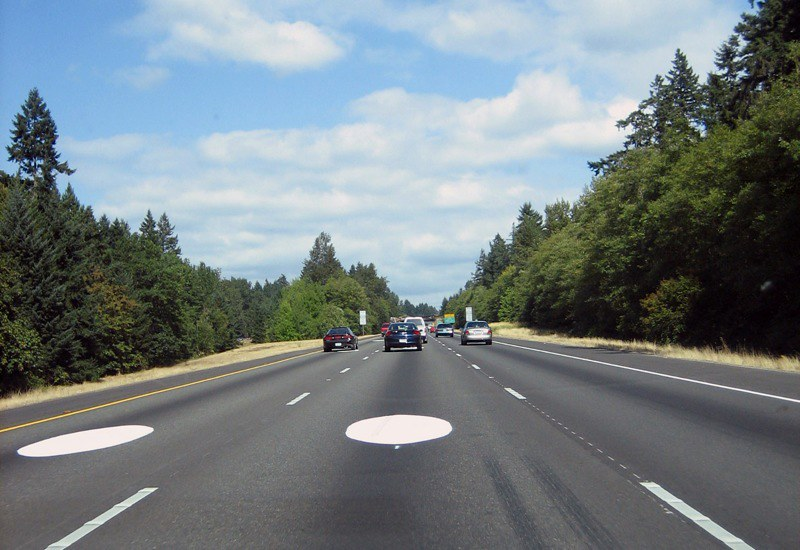
#> input picture Pothole Detection/white dots.jpg, 800 x 550 px, found by its file name
$ python pothole.py
#> lines starting #> are read from the running program, lines starting #| are printed output that depends on the picture; after the words box and inside, x2 and y2 are one past the last pixel; in counts of white or black regions, pixels touching at a corner belong together
import cv2
import numpy as np

# Load the image
# img = cv2.imread("road_image.jpg")
img = cv2.imread("white dots.jpg")
#> img is the input picture: shape (550, 800, 3); mean B, G, R 131.1, 127.4, 117.1

# Convert the image to grayscale
gray = cv2.cvtColor(img, cv2.COLOR_BGR2GRAY)
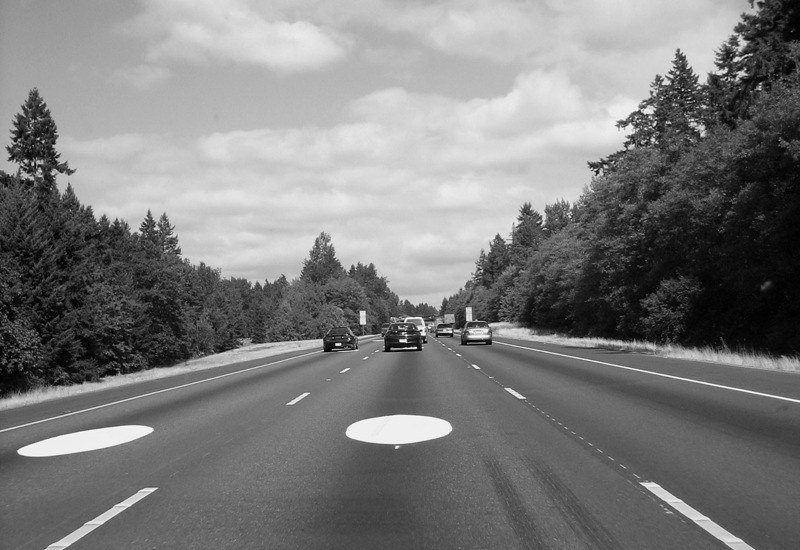
#> gray: shape (550, 800); min 0, max 255, mean 124.7

# Apply Gaussian blur
blur = cv2.GaussianBlur(gray, (5, 5), 0)

# Apply adaptive threshold
thresh = cv2.adaptiveThreshold(blur, 255, cv2.ADAPTIVE_THRESH_GAUSSIAN_C, cv2.THRESH_BINARY_INV, 11, 2)
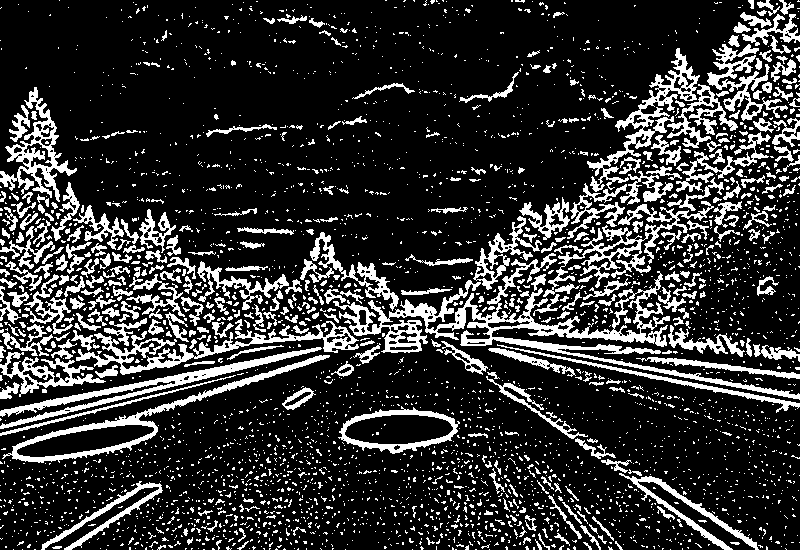
#> thresh: shape (550, 800); 19.7% white; 3510 white regions (3115 under 20 px)

# Find contours
contours, hierarchy = cv2.findContours(thresh, cv2.RETR_CCOMP, cv2.CHAIN_APPROX_SIMPLE)
#> contours = 3821 contours, 3480 with area under 20; largest, box (x1, y1, x2, y2) and area: (333, 253, 800, 400) 8220, (2, 355, 330, 463) 4596, (338, 406, 460, 454) 3684, (76, 321, 359, 375) 2866, (344, 414, 454, 445) 2555

# Fit ellipses to contours and draw ellipses on original image
for i in range(len(contours)):
    # Ignore small contours and contours with no parent
    if cv2.contourArea(contours[i]) < 2500 or hierarchy[0][i][3] != -1:
        continue

    # Fit ellipse to contour
    ellipse = cv2.fitEllipseAMS(contours[i])

    # Check if center of ellipse is within a certain range of the image width
    center_x = ellipse[0][0]
    img_width = img.shape[1]
    x_range = img_width // 3  # Change this value to adjust the range
    if center_x < x_range or center_x > img_width - x_range:
        continue

    # Check if the width of the ellipse is greater than one-third of the image width
    if ellipse[1][0] > img_width // 3:
        continue

    if abs(ellipse[2]) < 80:
        continue

    # Draw ellipse on original image
    cv2.ellipse(img, ellipse, (0, 255, 0), 2)
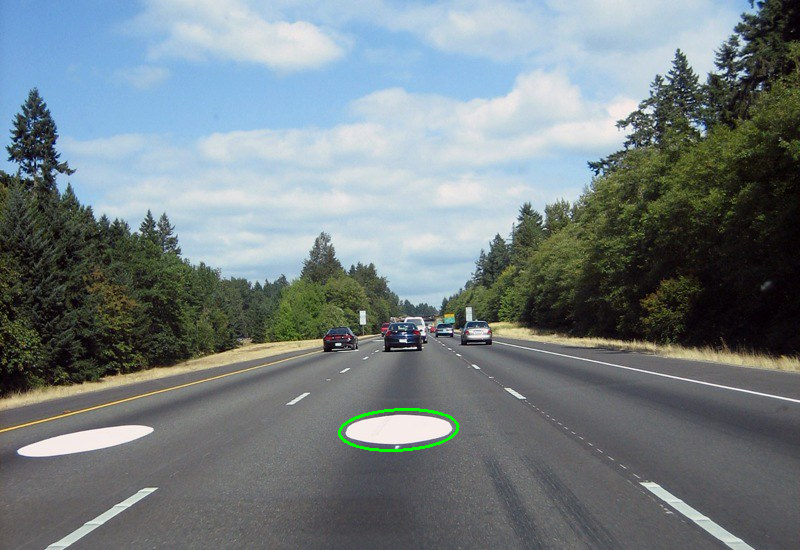
#> img: shape (550, 800, 3); 0.18% of pixels changed, all inside (x1, y1, x2, y2) = (338, 408, 460, 452)

# Scale down the output image
scale_percent = 50  # percent of original size
width = int(img.shape[1] * scale_percent / 100)
#> width = 400
height = int(img.shape[0] * scale_percent / 100)
#> height = 275
dim = (width, height)
#> dim = (400, 275)
output_img = cv2.resize(img, dim, interpolation=cv2.INTER_AREA)

# Display the output image
cv2.imshow("output", output_img)
cv2.waitKey(0)
